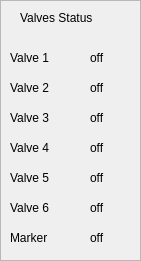
      <widget class="QFrame" name="frame_3">
       <property name="geometry">
        <rect>
         <x>810</x>
         <y>10</y>
         <width>141</width>
         <height>261</height>
        </rect>
       </property>
       <property name="font">
        <font>
         <family>Arial</family>
        </font>
       </property>
       <property name="frameShape">
        <enum>QFrame::StyledPanel</enum>
       </property>
       <property name="frameShadow">
        <enum>QFrame::Raised</enum>
       </property>
       <widget class="QLabel" name="label12_18">
        <property name="geometry">
         <rect>
          <x>10</x>
          <y>200</y>
          <width>61</width>
          <height>16</height>
         </rect>
        </property>
        <property name="font">
         <font>
          <family>Arial</family>
         </font>
        </property>
        <property name="text">
         <string>Valve 6</string>
        </property>
       </widget>
       <widget class="QLabel" name="V5S_3">
        <property name="geometry">
         <rect>
          <x>90</x>
          <y>170</y>
          <width>41</width>
          <height>16</height>
         </rect>
        </property>
        <property name="font">
         <font>
          <family>Arial</family>
         </font>
        </property>
        <property name="text">
         <string>off</string>
        </property>
       </widget>
       <widget class="QLabel" name="label12_19">
        <property name="geometry">
         <rect>
          <x>10</x>
          <y>50</y>
          <width>61</width>
          <height>16</height>
         </rect>
        </property>
        <property name="font">
         <font>
          <family>Arial</family>
         </font>
        </property>
        <property name="text">
         <string>Valve 1</string>
        </property>
       </widget>
       <widget class="QLabel" name="V4S_3">
        <property name="geometry">
         <rect>
          <x>90</x>
          <y>140</y>
          <width>31</width>
          <height>16</height>
         </rect>
        </property>
        <property name="font">
         <font>
          <family>Arial</family>
         </font>
        </property>
        <property name="text">
         <string>off</string>
        </property>
       </widget>
       <widget class="QLabel" name="V2S_3">
        <property name="geometry">
         <rect>
          <x>90</x>
          <y>80</y>
          <width>41</width>
          <height>16</height>
         </rect>
        </property>
        <property name="font">
         <font>
          <family>Arial</family>
         </font>
        </property>
        <property name="text">
         <string>off</string>
        </property>
       </widget>
       <widget class="QLabel" name="label12_20">
        <property name="geometry">
         <rect>
          <x>10</x>
          <y>80</y>
          <width>61</width>
          <height>16</height>
         </rect>
        </property>
        <property name="font">
         <font>
          <family>Arial</family>
         </font>
        </property>
        <property name="text">
         <string>Valve 2</string>
        </property>
       </widget>
       <widget class="QLabel" name="label12_21">
        <property name="geometry">
         <rect>
          <x>10</x>
          <y>230</y>
          <width>51</width>
          <height>16</height>
         </rect>
        </property>
        <property name="font">
         <font>
          <family>Arial</family>
         </font>
        </property>
        <property name="text">
         <string>Marker</string>
        </property>
       </widget>
       <widget class="QLabel" name="V3S_3">
        <property name="geometry">
         <rect>
          <x>90</x>
          <y>110</y>
          <width>41</width>
          <height>16</height>
         </rect>
        </property>
        <property name="font">
         <font>
          <family>Arial</family>
         </font>
        </property>
        <property name="text">
         <string>off</string>
        </property>
       </widget>
       <widget class="QLabel" name="label12_22">
        <property name="geometry">
         <rect>
          <x>10</x>
          <y>140</y>
          <width>61</width>
          <height>16</height>
         </rect>
        </property>
        <property name="font">
         <font>
          <family>Arial</family>
         </font>
        </property>
        <property name="text">
         <string>Valve 4</string>
        </property>
       </widget>
       <widget class="QLabel" name="MS_3">
        <property name="geometry">
         <rect>
          <x>90</x>
          <y>230</y>
          <width>41</width>
          <height>16</height>
         </rect>
        </property>
        <property name="font">
         <font>
          <family>Arial</family>
         </font>
        </property>
        <property name="text">
         <string>off</string>
        </property>
       </widget>
       <widget class="QLabel" name="label12_23">
        <property name="geometry">
         <rect>
          <x>10</x>
          <y>110</y>
          <width>61</width>
          <height>16</height>
         </rect>
        </property>
        <property name="font">
         <font>
          <family>Arial</family>
         </font>
        </property>
        <property name="text">
         <string>Valve 3</string>
        </property>
       </widget>
       <widget class="QLabel" name="V6S_3">
        <property name="geometry">
         <rect>
          <x>90</x>
          <y>200</y>
          <width>41</width>
          <height>16</height>
         </rect>
        </property>
        <property name="font">
         <font>
          <family>Arial</family>
         </font>
        </property>
        <property name="text">
         <string>off</string>
        </property>
       </widget>
       <widget class="QLabel" name="V1S_3">
        <property name="geometry">
         <rect>
          <x>90</x>
          <y>50</y>
          <width>41</width>
          <height>16</height>
         </rect>
        </property>
        <property name="font">
         <font>
          <family>Arial</family>
         </font>
        </property>
        <property name="text">
         <string>off</string>
        </property>
       </widget>
       <widget class="QLabel" name="label12_24">
        <property name="geometry">
         <rect>
          <x>10</x>
          <y>170</y>
          <width>61</width>
          <height>16</height>
         </rect>
        </property>
        <property name="font">
         <font>
          <family>Arial</family>
         </font>
        </property>
        <property name="text">
         <string>Valve 5</string>
        </property>
       </widget>
       <widget class="QLabel" name="label12_25">
        <property name="geometry">
         <rect>
          <x>20</x>
          <y>10</y>
          <width>101</width>
          <height>16</height>
         </rect>
        </property>
        <property name="font">
         <font>
          <family>Arial</family>
         </font>
        </property>
        <property name="text">
         <string>Valves Status</string>
        </property>
       </widget>
      </widget>
